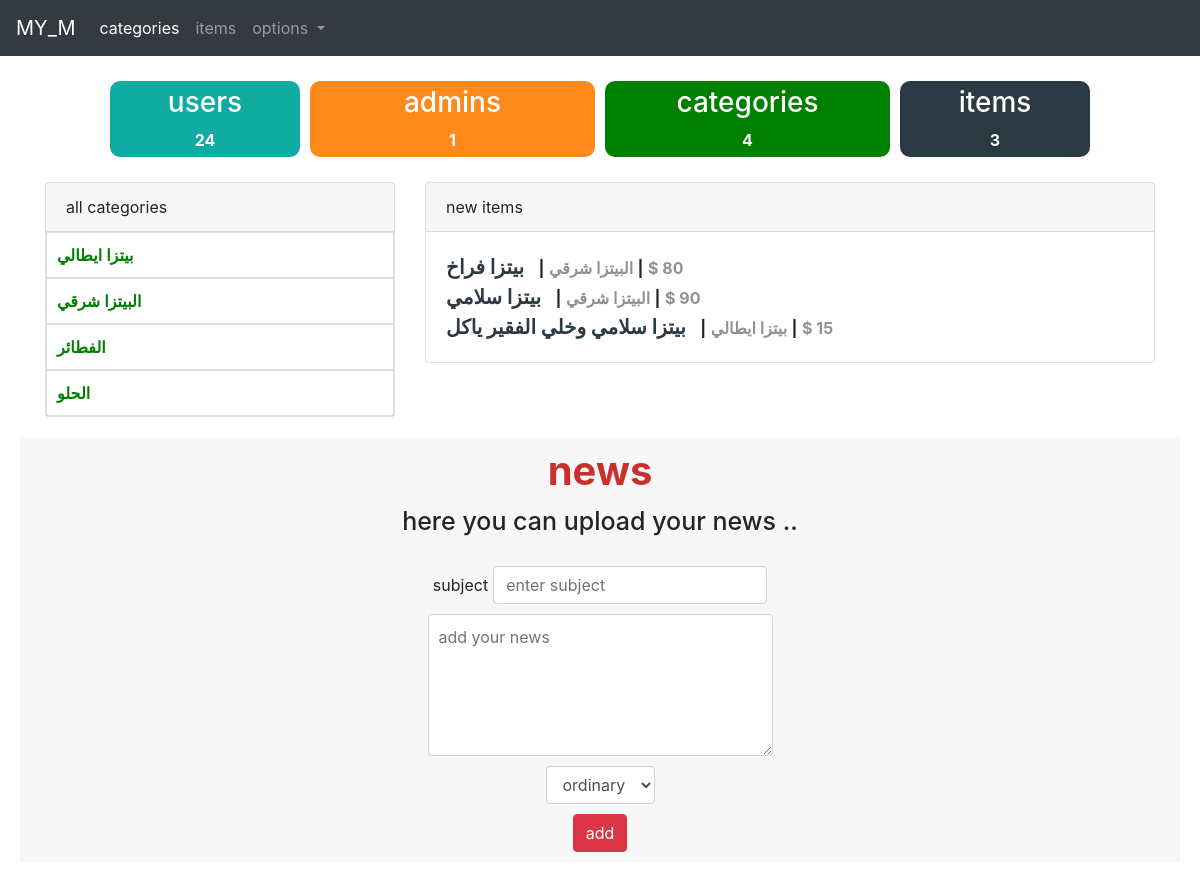
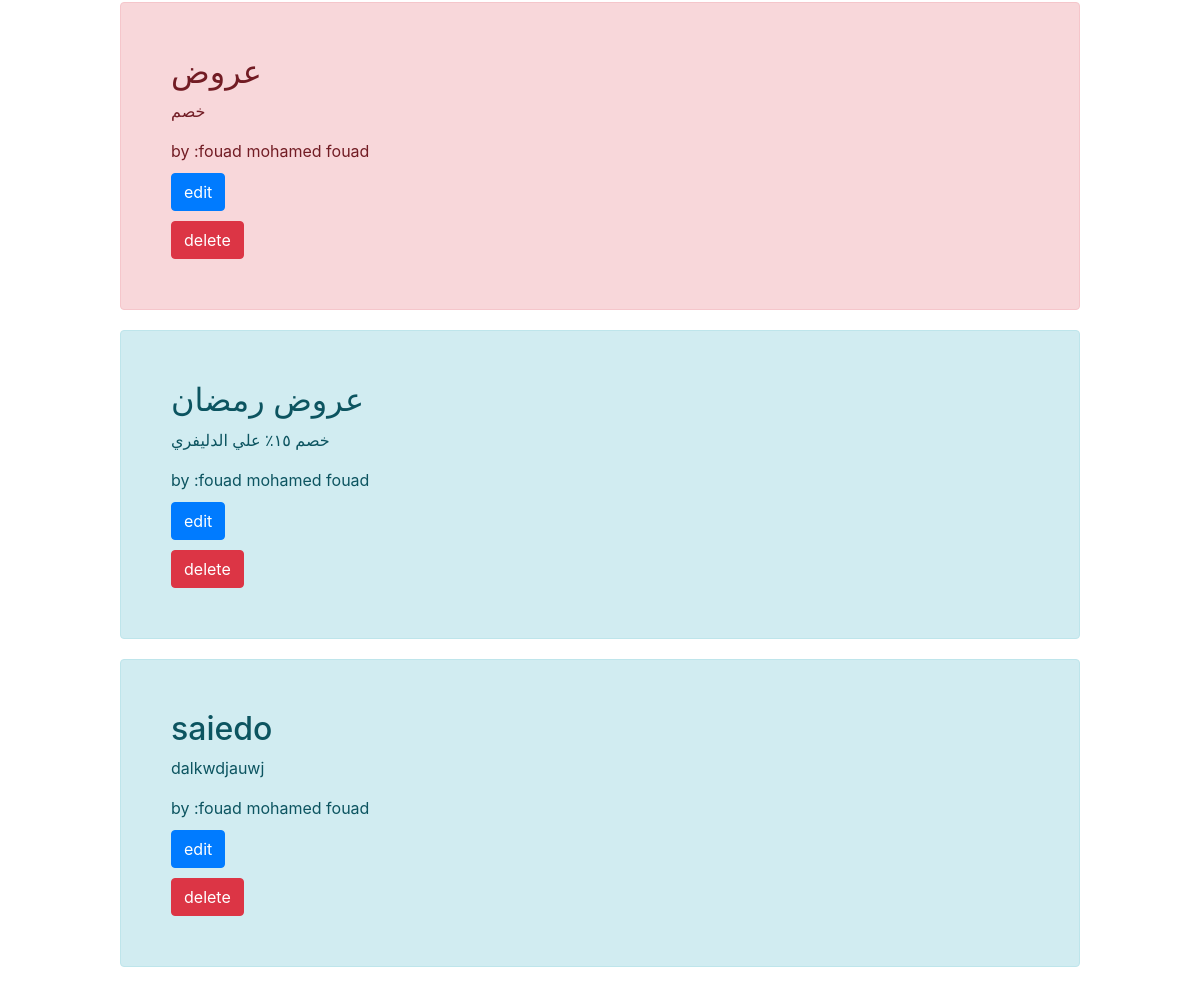
Screenshot of /admin/dashbord.php (signed in) with the database file from the repository (2 pictures, top to bottom).
### tables this page shows
CREATE TABLE `categories` (
  `id` int(11) NOT NULL,
  `name` varchar(255) NOT NULL,
  `description` varchar(255) NOT NULL,
  `allow_visible` tinyint(4) NOT NULL DEFAULT 1,
  `alllow_comment` tinyint(4) NOT NULL DEFAULT 1
);

CREATE TABLE `items` (
  `id` int(11) NOT NULL,
  `name` varchar(255) NOT NULL,
  `description` varchar(255) NOT NULL,
  `price` varchar(255) NOT NULL,
  `date` date NOT NULL,
  `image` varchar(255) NOT NULL,
  `category_id` int(11) NOT NULL,
  `user_id` int(11) NOT NULL
);

CREATE TABLE `news` (
  `id` int(11) NOT NULL,
  `subject` varchar(255) DEFAULT NULL,
  `content` text DEFAULT NULL,
  `admin_id` int(11) DEFAULT NULL,
  `statue` int(11) DEFAULT NULL
);

CREATE TABLE `users` (
  `id` int(11) NOT NULL,
  `name` varchar(255) NOT NULL,
  `email` varchar(255) NOT NULL,
  `password` varchar(255) NOT NULL,
  `role` int(11) NOT NULL DEFAULT 0,
  `trusted` int(11) NOT NULL DEFAULT 0,
  `statue` int(11) NOT NULL DEFAULT 0,
  `RegisteredAt` date NOT NULL
);

### admin/function.php (called while the page is built, shortened)
<?php
   function count_of_things($table,$conn)
   {
      $all=$conn->prepare("SELECT COUNT(*) FROM $table");
      $all->execute();
      return  $all->fetchColumn();
   }
   function count_of_Users($table,$role,$conn)
   {
      $all=$conn->prepare("SELECT COUNT(*) FROM $table WHERE role=$role");
      $all->execute();
      return  $all->fetchColumn();
   }

### admin/dashbord.php (the view, shortened to what this page needs)
<?php
include 'init.php';
if(isset($_SESSION['name']) &&$_SESSION['role']==1)
{
            $statement=$conn->prepare("SELECT * from categories ");
            $statement->execute();
            $row_of_category=$statement->fetchAll();
            $statement=$conn->prepare("SELECT
            items.*,
            categories.name as  category_name
             from items
             INNER JOIN categories ON categories.id=items.category_id
             ORDER BY id DESC LIMIT 10
             ");
            $statement->execute();
            $items=$statement->fetchAll();
            $no_all_users=count_of_Users('users',0,$conn);
            $no_all_admins=count_of_Users('users',1,$conn);
            $no_all_categories=count_of_things('categories',$conn);
            $no_all_items=count_of_things('items',$conn);
  ?>
    <div class="container less-mar">
            <div class="row justify-content-center row-counter">
               <div class="col-md-2  users text-center counter">
                   <h3>users</h3>
                   <span><?php echo $no_all_users; ?></span>
                 </div>
               <div class="col-md-3   admins text-center counter">
                   <h3>admins</h3>
                   <span><?php echo $no_all_admins; ?></span>
                 </div>
               <div class="col-md-3   categories text-center counter">
                   <h3>categories</h3>
                   <span><?php echo  $no_all_categories ; ?></span>
                 </div>
               <div class="col-md-2   items text-center counter">
                   <h3>items</h3>
                   <span> <?php echo $no_all_items; ?></span>
               </div>
            </div>
          <div class="row">
            <div class="col-md-4">
               <div class="card">
                 <div class="card-header">all categories</div>
                 <div class="card-body in-card-body">
                   <div class="col">
                     <?php
                     if($no_all_categories <=0)
                     {
                       ?>
                            <h3>no categories</h3>
                       <?php
                     }
                     else
                     {
                      foreach($row_of_category as $category)
                      {?>
                          <div class="ele ">
                           <a class="cat_link" href="items_category.php?do=show_items&id=<?php echo $category['id'];?>"><?php echo $category['name'];?></a>
                          </div>
                      <?php }
                     }
                     ?>
                    </div>
                 </div>
               </div>
            </div>
            <div class="col-md-8">
              <div class="card">
                  <div class="card-header">new items</div>
                  <div class="card-body">
                          <?php
                          if( ! empty($items))
                          {
                            foreach($items as $item)
                            {
                              ?>
                                <div class="row_item">
                                 <div class="item_name"> <?php  echo $item['name']; ?></div>
                                 <span class="for_or">|</span>
                                 <div class="item_cat_name"><?php  echo $item['category_name']; ?></div>
                                 <span class="for_or">|</span>
                                 <div class="item_price">$ <?php  echo $item['price']; ?></div>
                                </div>
                              <?php
                            }
                          }
                          else
                          {
                            echo "emp";
                          }
                          ?>
                  </div>
              </div>
            </div>
          </div>
    </div>
         <div class="for_adding_news">
            <h1 class="text-center">news</h1>
            <p class="text-center">here you can upload your news ..</p>
               <form action="add_news.php?do=add_to_db" method="POST" class="form-inline">
                 <div class="form-group">
                  <label for="subject" class="label_subject">subject  </label>
                  <input type="text" name="subject" placeholder="enter subject" class="form-control" >
                 </div>
                 <div class="form-group">
                   <textarea name="news"  cols="30" rows="5" placeholder="add your news" class="form-control"></textarea>
                 </div>
                 <div class="form-group">
                   <select name="statue" class="form-control">
                     <option value="0">ordinary</option>
                   </select>
                 </div>
                 <div class="form-group">
                       <input type="submit" class="btn btn-danger" value="add" name="submit_news" id="">
                  </div>
                </form>
          </div>
          <?php
          $statement =$conn->prepare("SELECT
          news.*,
          users.name AS adder_name
          FROM news
          INNER JOIN users
          ON users.id=news.admin_id
          ");
          $statement->execute();
          $all_news=$statement->fetchAll();
          ?>
          <div class="for_show_news">
            <div class="all_news">
              <?php
              foreach ($all_news as $new)
              {
                  if($new['statue']==0)
                      {
                      ?>
                      <div class="row_item_0 alert alert-info">
                      <?php
                      }
                     else
                      {
                       ?>
                        <div class="row_item_1 alert alert-danger">
                       <?php
                       }
                        ?>
                    <h2 class="h2"><?php echo $new['subject']; ?></h2>
                    <p><?php echo $new['content']; ?></p>
                    <span>by :<?php echo $new['adder_name']; ?> </span>
                    <form method="POST" action="add_news.php?do=edit&id=<?php echo $new['id'];?>">
                    <button class="btn btn-primary btn-news">edit</button>
                    </form>
                    <form method="POST" action="add_news.php?do=delete&id=<?php echo $new['id'];?>">
                    <button class="btn btn-danger btn-news">delete</button>
                    </form>
                  </div>
                <?php
              }
              ?>
            </div>
   </div>
<?php
  }
else
{
  ?><script type="text/javascript">goto("index.php");</script><?php
}

### admin/layout/css/login.css (style rules this page uses)
.container { margin-top: 100px; }

### admin/layout/css/dashbord.css (style rules this page uses)
.ele { padding: 10px; border: 1px solid rgba(0, 0, 0, 0.125) }
.in-card-body { padding: 0px; }
.col { padding: 0; }
.row-counter { margin-bottom: 20px; }
.less-mar { margin-top: 20px; }
.counter { padding: 5px; margin: 5px; border-radius: 10px; }
.categories { background-color: green; color: #FFF; font-weight: bolder; }
.admins { background-color: rgb(255, 138, 28); color: #FFF; font-weight: bolder; }
.users { background-color: rgb(16, 171, 161); color: #FFF; font-weight: bolder; }
.items { background-color: rgb(43, 58, 66); color: #FFF; font-weight: bolder; }
.item_name { padding-right: 10px; font-size: 20px; display: inline-block; font-weight: bolder; color: rgb(43, 58, 66); }
.item_cat_name,.item_price { display: inline-block; font-weight: bolder; opacity: .5; }
.for_or { font-weight: bold; }
.cat_link { color:green; font-weight: 600; }
.for_adding_news { margin: 20px; min-height: 300px; background:rgba(0,0,0,.03); padding: 10px; }
.for_adding_news p { font-weight: 500; font-size: 25px; }
.for_adding_news h1 { font-weight: bolder; color: #c9302c; }
.for_adding_news form textarea { padding: 10px; }
.for_adding_news form { display: flex; flex-direction: column; justify-content: center; text-align: center; align-items: center; }
.for_adding_news .form-group { margin-top: 10px; }
.label_subject { margin-right: 5px; }
.row_item_0, .row_item_1 { margin-bottom: 20px; padding:50px ; width: 80%; transition: all .2s ease-in-out; }
.all_news { display: flex; flex-direction: column; justify-content: center; align-items: center; }
.btn-news { margin-top: 10px; }

### admin/layout/css/load.css (style rules this page uses)
body { overflow: hidden; }

### rows the page displays
categories: name "بيتزا ايطالي"
categories: name "البيتزا شرقي"
categories: name "الفطائر"
categories: name "الحلو"
items: name "بيتزا فراخ", category.name "البيتزا شرقي", price "80"
items: name "بيتزا سلامي", category.name "البيتزا شرقي", price "90"
items: name "بيتزا سلامي وخلي الفقير ياكل", category.name "بيتزا ايطالي", price "15"
news: subject "عروض", content "خصم", admin.name "fouad mohamed fouad"
news: subject "عروض رمضان", content "خصم ١٥٪ علي الدليفري", admin.name "fouad mohamed fouad"
news: subject "saiedo", content "dalkwdjauwj", admin.name "fouad mohamed fouad"

### other values shown
$no_all_users "24"
$no_all_admins "1"
$no_all_categories "4"
$no_all_items "3"
